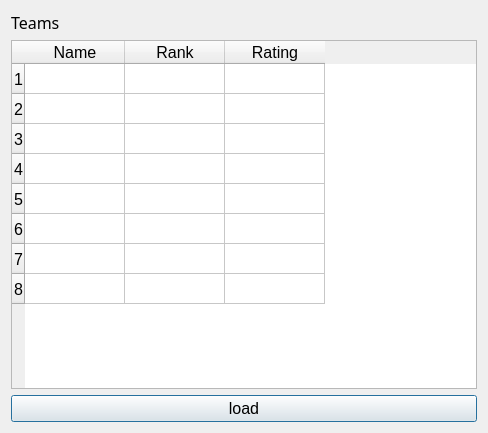
<?xml version="1.0" encoding="UTF-8"?>
<ui version="4.0">
 <class>Dialog</class>
 <widget class="QDialog" name="Dialog">
  <property name="geometry">
   <rect>
    <x>0</x>
    <y>0</y>
    <width>488</width>
    <height>433</height>
   </rect>
  </property>
  <property name="font">
   <font>
    <pointsize>12</pointsize>
   </font>
  </property>
  <property name="windowTitle">
   <string>Dialog</string>
  </property>
  <layout class="QVBoxLayout" name="verticalLayout">
   <item>
    <widget class="QLabel" name="label">
     <property name="font">
      <font>
       <family>Mongolian Baiti</family>
      </font>
     </property>
     <property name="text">
      <string>Teams</string>
     </property>
    </widget>
   </item>
   <item>
    <widget class="QTableWidget" name="tableWidget">
     <property name="rowCount">
      <number>8</number>
     </property>
     <row/>
     <row/>
     <row/>
     <row/>
     <row/>
     <row/>
     <row/>
     <row/>
     <column>
      <property name="text">
       <string>Name</string>
      </property>
     </column>
     <column>
      <property name="text">
       <string>Rank</string>
      </property>
     </column>
     <column>
      <property name="text">
       <string>Rating</string>
      </property>
     </column>
    </widget>
   </item>
   <item>
    <widget class="QPushButton" name="pushButton">
     <property name="text">
      <string>load</string>
     </property>
    </widget>
   </item>
  </layout>
 </widget>
 <resources/>
 <connections/>
</ui>
